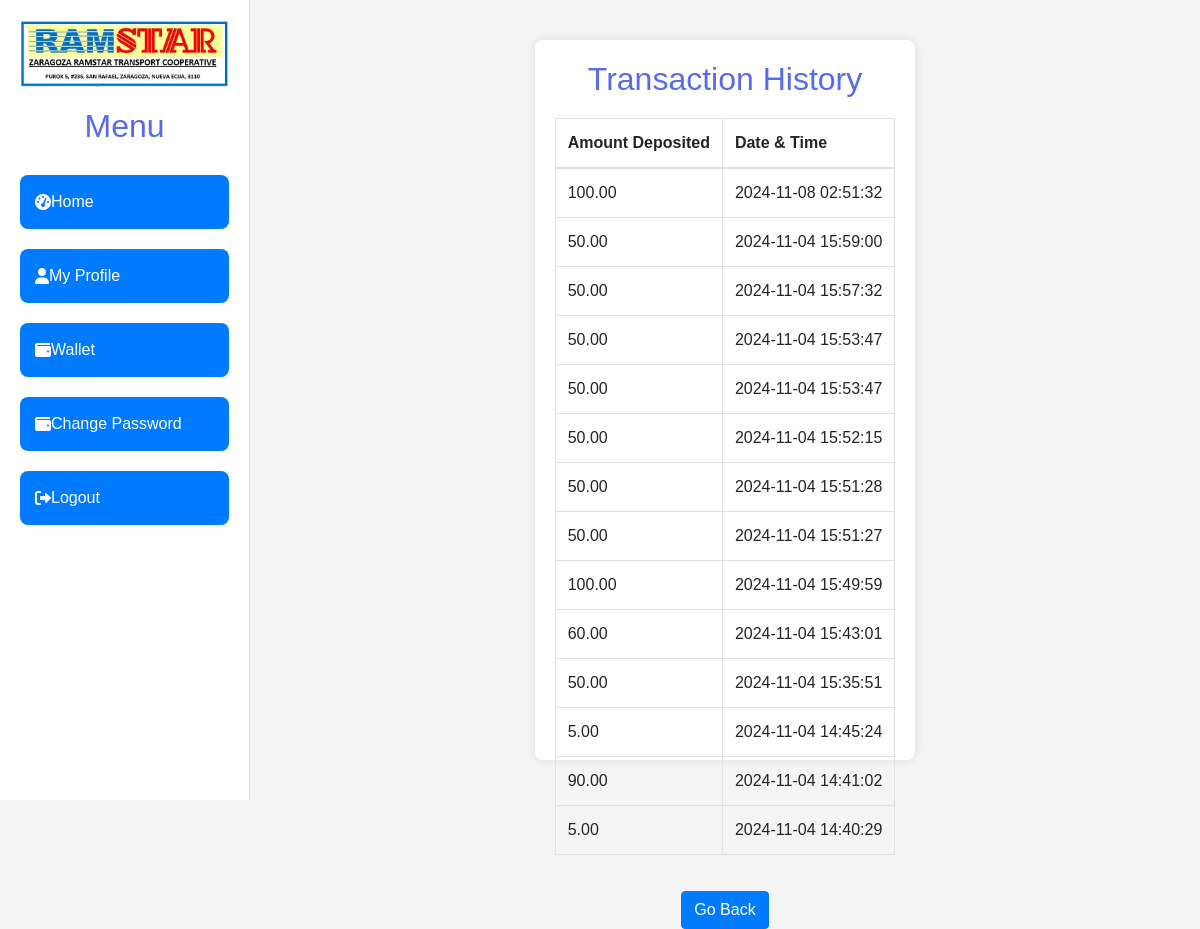
Page /ram/transaction.php (signed in) on the committed database.
### tables this page shows
CREATE TABLE `transactions` (
  `id` int(11) NOT NULL,
  `user_id` int(11) NOT NULL,
  `account_number` varchar(250) NOT NULL,
  `amount` decimal(10,2) NOT NULL,
  `transaction_type` enum('Load','Deduct') NOT NULL,
  `transaction_date` timestamp NOT NULL DEFAULT current_timestamp()
);

### ram/transaction.php (the view, shortened to what this page needs)
<?php
include 'config/connection.php';
$userId = $_SESSION['id'];
$query = "SELECT amount, transaction_date FROM transactions WHERE user_id = ? ORDER BY transaction_date DESC";
$stmt = $conn->prepare($query);
$stmt->bind_param("i", $userId);
if (!$stmt->execute()) {
    die("Execute failed: " . $stmt->error);
}
$result = $stmt->get_result();
$transactions = $result->fetch_all(MYSQLI_ASSOC);
?>
<!DOCTYPE html>
<html lang="en">
<head>
    <link rel="stylesheet" href="https://maxcdn.bootstrapcdn.com/bootstrap/4.5.2/css/bootstrap.min.css">
</head>
<body>
    <div class="transaction-container">
        <h2>Transaction History</h2>
        <div class="table-responsive">
            <table class="table table-bordered">
                <thead>
                    <tr>
                        <th>Amount Deposited</th>
                        <th>Date & Time</th>
                    </tr>
                </thead>
                <tbody>
                    <?php if (count($transactions) > 0): ?>
                        <?php foreach ($transactions as $transaction): ?>
                            <tr>
                                <td><?php echo htmlspecialchars($transaction['amount']); ?></td>
                                <td><?php echo htmlspecialchars($transaction['transaction_date']); ?></td>
                            </tr>
                        <?php endforeach; ?>
                    <?php else: ?>
                        <tr>
                            <td colspan="2">No transactions found.</td>
                        </tr>
                    <?php endif; ?>
                </tbody>
            </table>
        </div>
        <div class="btn-container">
            <button class="btn btn-primary" onclick="window.history.back();">Go Back</button>
        </div>
    </div>
</body>
</html

### ram/css/styles.css (style rules this page uses)
body { font-family: Arial, sans-serif; background-color: #f4f4f4; margin: 0; padding: 0; }
h2 { text-align: center; color: #333; }
input, select, button { padding: 10px; margin-top: 5px; border-radius: 4px; border: 1px solid #ddd; }
button { background-color: #5cb85c; color: white; border: none; cursor: pointer; margin-top: 20px; }
table { width: 100%; border-collapse: collapse; }
table, th, td { border: 1px solid #ddd; }
th, td { padding: 10px; text-align: left; }
th { background-color: #f2f2f2; }

### ram/sidebar.php (style rules this page uses)
body { font-family: 'Arial', sans-serif; margin: 0; background-color: #f0f0f0; display: flex; height: 100vh; }
h2 { margin-bottom: 20px; font-size: 24px; }

### ram/transaction.php (style rules this page uses)
body { font-family: Arial, sans-serif; background-color: #f4f4f4; margin: 0; padding: 0; }
.transaction-container { max-width: 800px; margin: 40px auto; padding: 20px; background-color: white; box-shadow: 0 0 10px rgba(0, 0, 0, 0.1); border-radius: 8px; }
h2 { color: rgb(87, 107, 237); text-align: center; margin-bottom: 20px; }
.table-responsive { margin-top: 20px; }
.btn-container { text-align: center; margin-top: 20px; }

### rows in the picture
transactions: amount "100.00", transaction_date "2024-11-08 02:51:32"
transactions: amount "50.00", transaction_date "2024-11-04 15:59:00"
transactions: amount "50.00", transaction_date "2024-11-04 15:57:32"
transactions: amount "50.00", transaction_date "2024-11-04 15:53:47"
transactions: amount "50.00", transaction_date "2024-11-04 15:53:47"
transactions: amount "50.00", transaction_date "2024-11-04 15:52:15"
transactions: amount "50.00", transaction_date "2024-11-04 15:51:28"
transactions: amount "50.00", transaction_date "2024-11-04 15:51:27"
transactions: amount "100.00", transaction_date "2024-11-04 15:49:59"
transactions: amount "60.00", transaction_date "2024-11-04 15:43:01"
transactions: amount "50.00", transaction_date "2024-11-04 15:35:51"
transactions: amount "5.00", transaction_date "2024-11-04 14:45:24"
transactions: amount "90.00", transaction_date "2024-11-04 14:41:02"
transactions: amount "5.00", transaction_date "2024-11-04 14:40:29"
